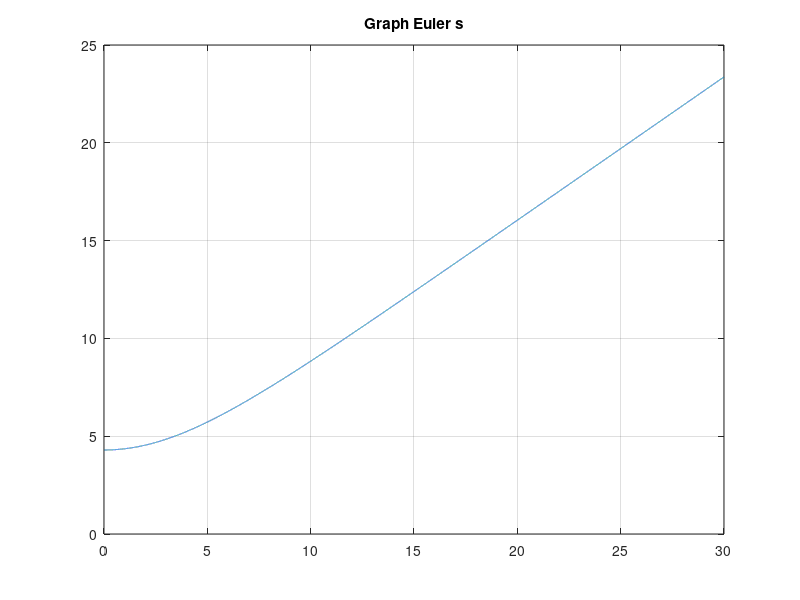
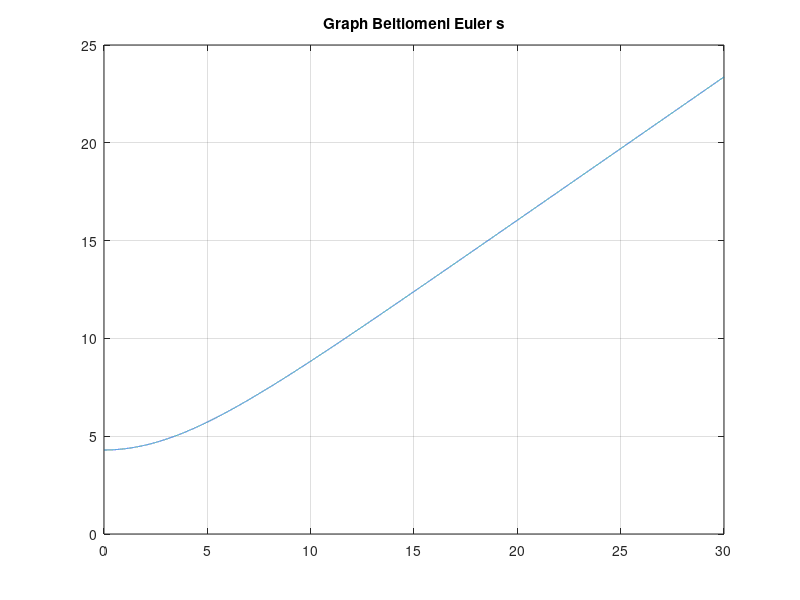
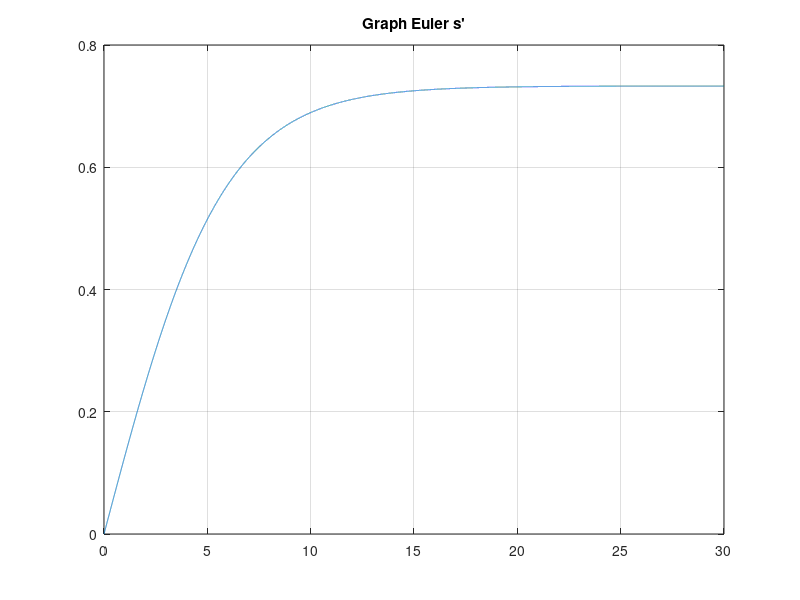
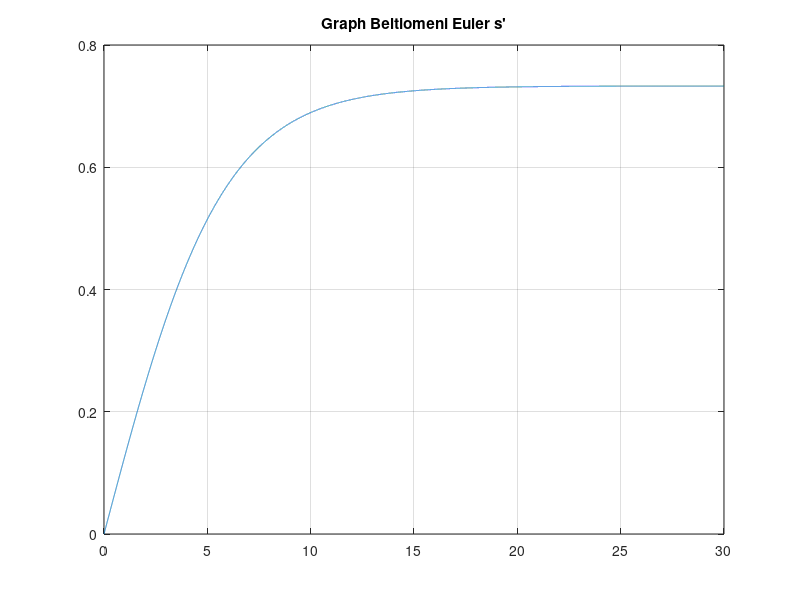

The MATLAB source for these figures, in order:
clear all;

 
m=9;%kg   
d=1;%metres    
Iz=0.38;%kg m^2     

AM=4294;  

f1= AM/7000; 
f2= AM/8000;  % ekfonisi % sto deytero peirama AM/8000

s0=AM/1000;  
th0=0;        % ekfonisi



bs=3-(AM/5000);     
bth=5-(AM/5000);    



h=0.001;
t=0:h:30;  % pedio orismou apo 0 ews 30 me vhma 0.001



% typoi apo to a' erotima
Z1=@(t,x,y) (y);
N2=@(t,x,y) ( ((f1+f2)-bs*abs(y)*y) / m );
K3=@(t,w) ( ((d/2)*(f2-f1)-bth*abs(w)*w) / Iz );

i0=0

%METHODOS EULER
% y_a (a_n+1), y_b (b_n+1), y_w (w_n+1) T.B.D
x1(1) = s0;  % arxikopoiisi
y1(1) = i0;  % arxikopoiisi
w1(1) = th0;     % arxikopoiisi

i=length(t); 

for n=1:i-1
    x1(n+1) = x1(n) + h * Z1(t(n),x1(n),y1(n));
    y1(n+1) = y1(n) + h * N2(t(n),x1(n),y1(n));
    w1(n+1) = w1(n) + h * K3(t(n),w1(n));
end


%METHODOS BELTIOMENHS EULER
% y_a_ve (a_n+1), y_a_ve (b_n+1), y_a_ve (w_n+1) T.B.D
x2(1) = s0;
y2(1) = i0;
w2(1) = th0;


%y_a_ve(1) = s0;
%y_b_ve(1) = spar0;
%y_w_ve(1) = i0;



for n=1:i-1
    x2(n+1) = x2(n) + (h/2) * ( Z1( t(n) , x2(n), y2(n)) + Z1( t(n)+h , x2(n)+h*Z1(t(n),x2(n),y2(n)) , y2(n)+h*N2(t(n),x2(n),y2(n)) )  );
    y2(n+1) = y2(n) + (h/2) * ( N2( t(n) , x2(n), y2(n)) + N2( t(n)+h , x2(n)+h*Z1(t(n),x2(n),y2(n)) , y2(n)+h*N2(t(n),x2(n),y2(n)) )  );
    w2(n+1) = w2(n) + (h/2) * ( K3( t(n) , w2(n) ) + K3( t(n)+h , w2(n)+h*K3(t(n),w2(n))) );
end

%s
figure;
plot(t,x1);
grid
title('Graph Euler s');

figure
plot(t,x2);
grid
title('Graph Beltiomeni Euler s');

%i0
figure;
plot(t,y1);
grid
title("Graph Euler s'");

figure
plot(t,y2);
grid
title("Graph Beltiomeni Euler s'");

%w
figure;
plot(t,w1);
grid
title('Graph Euler w');

figure
plot(t,w2);
grid
title('Graph Beltiomeni Euler w');
